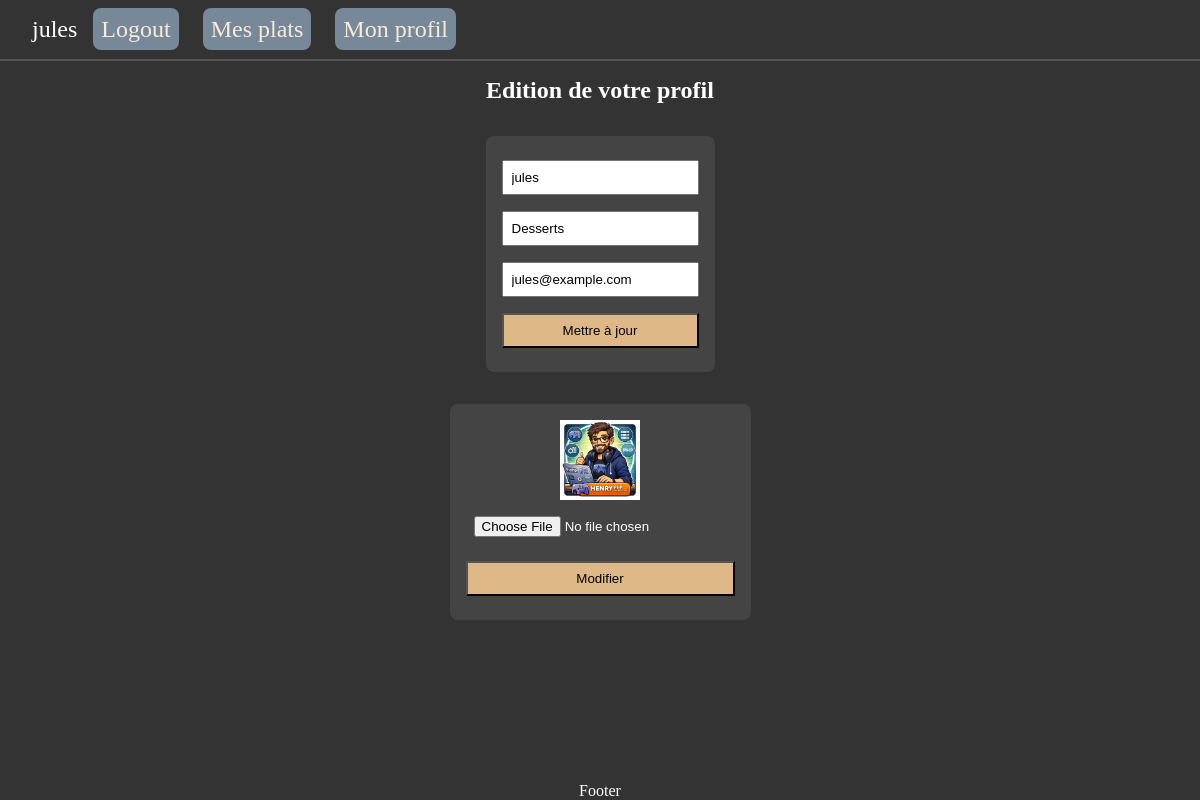
The page /index.php?page=profil (signed in) on the database its author committed.
### tables this page shows
CREATE TABLE `cuisiniers` (
    `id_cuisinier` INT NOT NULL AUTO_INCREMENT,
    `nom` VARCHAR(100) NOT NULL,
    `specialite` VARCHAR(100) DEFAULT NULL,
    `email` VARCHAR(150) UNIQUE NOT NULL,
    `password` VARCHAR(255) NOT NULL,
    `avatar` VARCHAR(255) DEFAULT NULL,
    PRIMARY KEY (`id_cuisinier`)
);

### index.php (called while the page is built, shortened)
<?php
require("./include/pdo.php");
require("./include/auths.php");
$allowedPages = [
    "home" => "./views/home.php",
    "register" => "./views/register.php",
    "login" => "./views/login.php",
    "logout" => "./views/logout.php",
    "profil" => "./views/profil.php",
    "plats" => "./views/plats.php",
    "addplats" => "./views/addplats.php",
    "editplats" => "./views/editplats.php",
    "delplats" => "./views/delplats.php"
];
$pageUrl = $allowedPages['home'];
if (isset($_GET["page"]) && !empty($_GET["page"])) {
    $reqPage = trim(htmlspecialchars($_GET["page"]));
    if (key_exists($reqPage, $allowedPages)) {
        $pageUrl = $allowedPages[$reqPage];
    }
}
require($pageUrl);

### include/auths.php (called while the page is built, shortened)
<?php
function getCuisinierById($pdo, $idCuisinier)
{
    $sql = "SELECT * FROM cuisiniers WHERE id_cuisinier = :id_cuisinier";
    $stmt = $pdo->prepare($sql);
    $state = $stmt->execute([":id_cuisinier" => $idCuisinier]);
    $cuisinier = $stmt->fetch();
    return $cuisinier;
}

### views/profil.php (the view, shortened to what this page needs)
<?php
$cuisinier = getCuisinierById($pdo, $_SESSION["user_id"]);
$nom = $cuisinier["nom"];
$email = $cuisinier["email"];
$specialite = $cuisinier["specialite"];
$avatar = $cuisinier["avatar"];
?>
<?php
require("./views/partials/head.php");
?>
<h1 class="title">Edition de votre profil</h1>
<div class="register-form">
    <form action="" method="post" enctype="multipart/form-data">
        <div>
            <input type="text" name="nom" placeholder="Votre nom" value="<?= $nom ?>">
        </div>
        <div>
            <input type="text" name="specialite" placeholder="Votre spécialité" value="<?= $specialite ?>">
        </div>
        <div>
            <input type="email" name="email" placeholder="Votre email" value="<?= $email ?>">
        </div>
        <div>
            <input type="submit" name="update" value="Mettre à jour">
        </div>
    </form>
</div>
<div class="avatar-form">
    <div class="avatar-small">
        <img src="<?= $avatar ?>" alt="Votre avatar">
    </div>
    <form action="" method="post" enctype="multipart/form-data">
        <div>
            <input type="file" name="avatar">
        </div>
        <div>
            <input type="submit" name="update-avatar" value="Modifier">
        </div>
    </form>
</div>
<?php
require("./views/partials/tail.php");
?>

### assets/css/style.css (style rules this page uses)
* { margin: 0; padding: 0; box-sizing: border-box; }
img { width: 100%; }
.title { font-size: 1.5rem; text-align: center; margin: 1rem 0; }
.avatar-small { width: 5rem; height: 5rem; margin: 0 auto; }

### rows shown on the page
cuisiniers: nom "jules", specialite "Desserts", email "jules@example.com", avatar (picture)

### other values the page prints
$_SESSION["name"] "jules"
